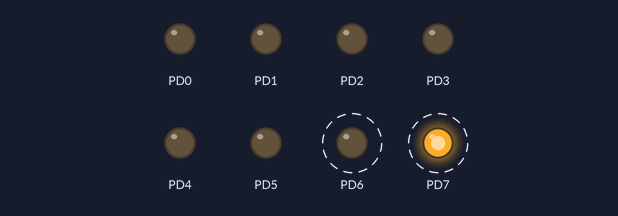
The program below on a simulated ATmega128, built with avr-gcc and emulated at 8 MHz. Parts: output pins drawn as LEDs (lit = HIGH). Dashed ring = blinking.

Above: at 0.2 s.
Timing chart, 0 to 3.0 s (numbered marks = the images above):
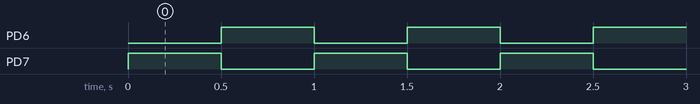

Measured:
- by itself, PD6, PD7: alternates HIGH for 0.50 s and LOW for 0.50 s

The program:

main.c
```c
/*
 * B.2.c
 *
 * Created: 1-2-2018 16:33:24
 * Author : larsv
 */
#define F_CPU 8000000

#include <avr/io.h>
#include <util/delay.h>

void wait( int ms ){
	for (int i=0; i<ms; i++)
	{
		_delay_ms( 1 );
	}
}

int main(void)
{
    /* Replace with your application code */
	DDRD = 0b11111111;
    while (1)
    {
		PORTD = 0b10000000;
		wait(500);
		PORTD = 0b01000000;
		wait(500);
    }
	return 1;
}
```
